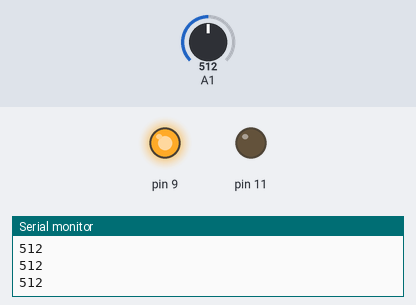
Bench run of a sketch on a simulated Arduino Uno, built with avr-gcc and run on an emulated ATmega328P. On the bench: output pins drawn as LEDs (lit = HIGH), the last lines printed to the serial monitor. The inputs (shaded band) are chosen by the test bench; at power-on: A1 = 512.

Above: at 1.2 s.
1.3 s: A1 set to 541
2.8 s: A1 set to 564
At 4.0 s:
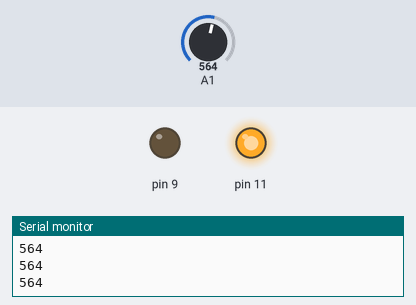
4.3 s: A1 set to 540
At 5.3 s:
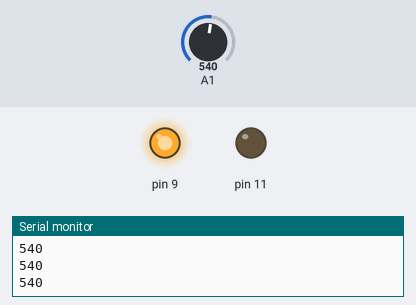
5.8 s: A1 set to 560
At 6.5 s:
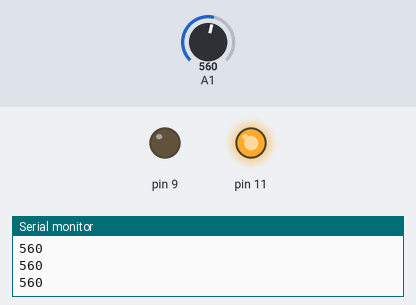
Timing chart, 0 to 8.3 s (numbered marks = the images above; inputs shaded):
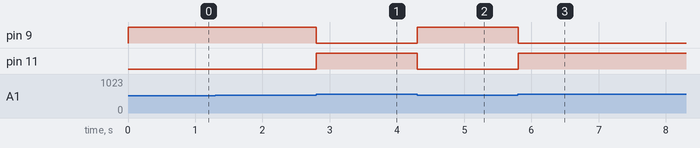

The sketch:

20190904_light.ino
```cpp
void setup() {
  pinMode(9,OUTPUT);
  pinMode(11,OUTPUT);
  pinMode(A1,INPUT);
  Serial.begin(9600);

}

void loop() {
  Serial.println(analogRead(A1));
  if(analogRead(A1)<550)
  {
   digitalWrite(9,HIGH);
   digitalWrite(11,LOW);
  }
  else
  {
    digitalWrite(9,LOW) ;
    digitalWrite(11,HIGH);
  }
}
```

Measured:
- the behaviour switches between 549 and 550 on A1 (found by bisection; images 0 and 1)
- after the input at 2.8 s, pin 9: HIGH → LOW at once; pin 11: LOW → HIGH at once
- after the input at 4.3 s, pin 9: LOW → HIGH at once; pin 11: HIGH → LOW at once
- after the input at 5.8 s, pin 9: HIGH → LOW at once; pin 11: LOW → HIGH at once
